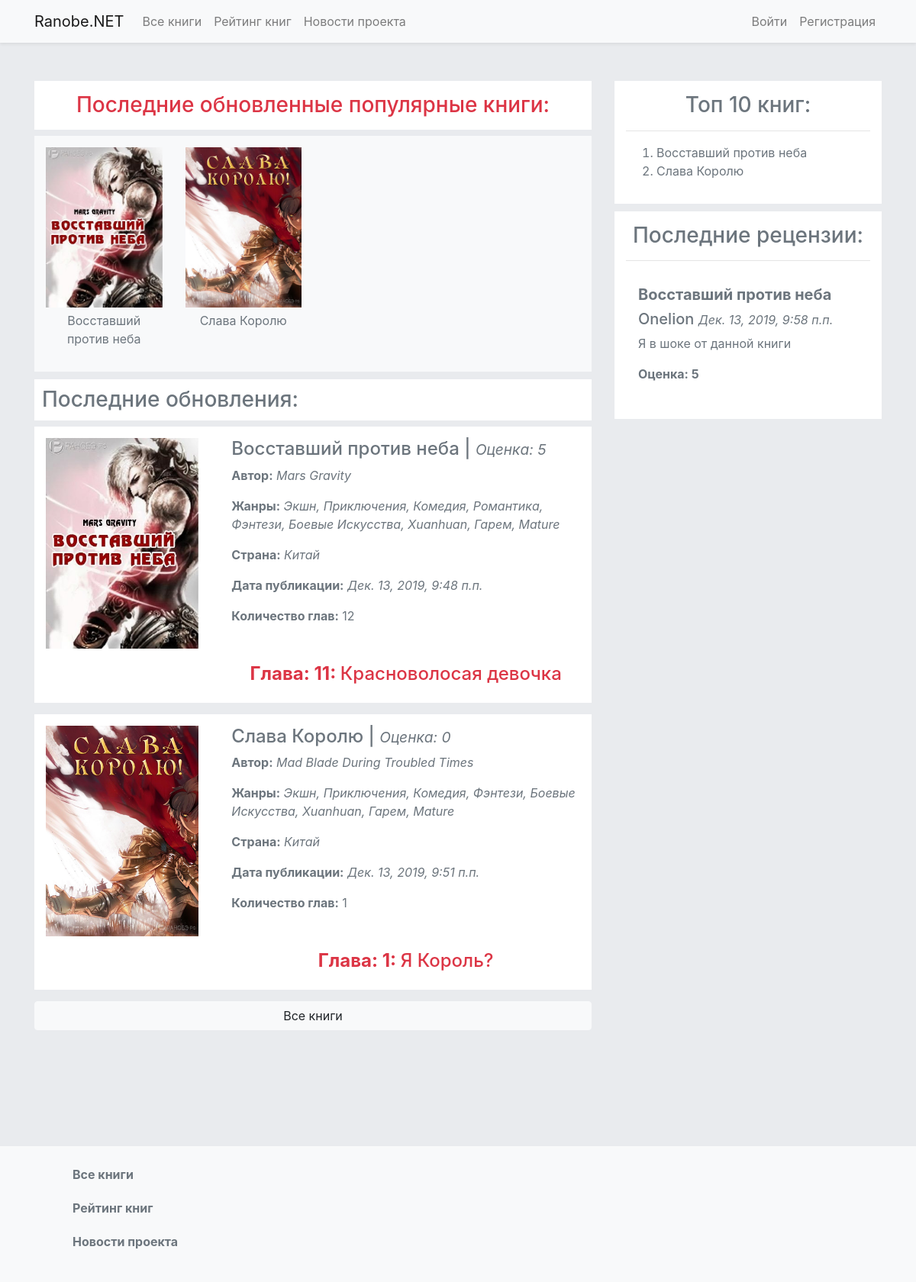
The page / on the database its author committed.
### ranobe/apps/catalog/models.py (models this page shows, shortened)
class Book(models.Model):
	title = models.CharField('Название', max_length = 100)
	author = models.ForeignKey(Author, verbose_name = 'Автор', on_delete = models.CASCADE, null = True)
	summary = models.TextField('Описание', max_length = 500, help_text = 'Краткое описание данной книги.')
	genre = models.ManyToManyField(Genre, help_text = 'Жанры данной книги.')
	country = models.ForeignKey(Country, on_delete = models.SET_NULL, null = True)
	pub_date = models.DateTimeField('Дата публикации', auto_now_add = True)
	publisher = models.ForeignKey(User, on_delete = models.CASCADE)
	book_rating = models.IntegerField('Средняя оценка данной книги', default = 0)
	image = models.ImageField('Изображение книги', upload_to = 'images/books', null = True, blank = True)
	last_pub_date = models.DateTimeField('Дата публикации последней главы', null = True, blank = True)
	class Meta:
		verbose_name = 'Книга'
		verbose_name_plural = 'Книги'
	def get_absolute_url(self):
		return reverse('book-detail', args = [str(self.id)])
	def get_last_chapter(self):
		get_chapters = Chapter.objects.filter(book_id = self.id).all()
		get_last_chapter = get_chapters.order_by('-pub_date')[:1]
		return get_last_chapter

class Author(models.Model):
	nickname = models.CharField('Никнейм', max_length = 100)
	class Meta:
		verbose_name = 'Автор'
		verbose_name_plural = 'Авторы'
	class Meta:
		verbose_name = 'Автор'

class Genre(models.Model):
	name = models.CharField('Название', max_length = 100, help_text = 'Введите название жанра.')
	class Meta:
		verbose_name = 'Жанр'
		verbose_name_plural = 'Жанры'

class Country(models.Model):
	name = models.CharField('Страна', max_length = 100, help_text = 'Введите название страны.')
	class Meta:
		verbose_name = 'Страна'
		verbose_name_plural = 'Страны'
	def __str__ (self):
		return self.name

class Chapter(models.Model):
	book = models.ForeignKey("Book", on_delete = models.CASCADE)
	title = models.CharField('Навзание', max_length = 100)
	price = models.IntegerField('Цена', validators = [MinValueValidator(0)], default = 0)
	pub_date = models.DateTimeField('Дата публикации', auto_now_add = True)
	content = models.TextField('Содержание главы', default = 'Содержание главы...')
	number = models.IntegerField('Номер главы', validators = [MinValueValidator(1)], null = True, blank = True)
	pay_users = models.ManyToManyField(User, blank = True, help_text = 'Пользователи, что купили данную главу')
	AVAILABILITY_STATUS = (
		('f', 'Бесплатный'),
		('p', 'Платный'),
	)
	status = models.CharField('Статус', max_length = 1, choices = AVAILABILITY_STATUS, default = 'f', help_text = 'Статус главы')
	class Meta:
		verbose_name = 'Глава'
		verbose_name_plural = 'Главы'

class Review(models.Model):
	author = models.ForeignKey(User, on_delete = models.CASCADE, null = True, blank = True)
	title = models.CharField('Навзание рецензии', max_length = 100)
	content = models.TextField('Содержание рецензии')
	pub_date = models.DateTimeField('Дата публикации', auto_now_add = True)
	rating = models.IntegerField('Оценка', validators = [MinValueValidator(0), MaxValueValidator(5)], help_text = 'Оценка пользователья к данной книге ( 1 - 5)')
	book = models.ForeignKey('Book', on_delete = models.CASCADE)
	class Meta:
		verbose_name = 'Резенция'
		verbose_name_plural = 'Резенции'

### ranobe/views.py (the view, shortened to what this page needs)
# urls.py: url(r'^$', views.index, name = 'main-page'),
def index(request):
	last_updated_top_books = Book.objects.order_by('-last_pub_date').order_by('-book_rating')[:4]
	top_books = Book.objects.order_by('-book_rating')[:10]
	lasted_reviews = Review.objects.order_by('-pub_date')[:5]
	last_updated_books = Book.objects.order_by('-last_pub_date')[:20]
	readed_book_count = 0
	tmp = 'light_template.html'
	return render(
		request,
		'index.html',
		context = { 'last_updated_top_books' 	: last_updated_top_books,
					'top_books' 				: top_books,
					'lasted_reviews' 			: lasted_reviews,
					'tmp' 						: tmp,
					'readed_book_count' 		: readed_book_count,
					'last_updated_books' 		: last_updated_books,
		}
	)

### ranobe/templates/index.html (shortened to what this page needs)
{% extends tmp %}
{% block content %}
	<h3 class="text-danger update-header" style="text-align: center; padding: 15px; margin-top: 0">Последние обновленные популярные книги:</h3>
	<div class="top_last_updates">
		<div class="row">
			{% for book in last_updated_top_books %}
				<div class="col-md-3">
					<a href="{{ book.get_absolute_url }}"><img src="{{ book.image.url }}" alt="book image" width="100%"></a>
					<p class="book-title text-secondary"><a href="{{ book.get_absolute_url }}" class="text-secondary">{{ book.title }}</a></p>
				</div>
			{% endfor %}
		</div>
	</div>
	<h3 class="text-secondary update-header" style="margin-top: 10px;">Последние обновления:</h3>
	<div class="updated-books">
		{% for book in last_updated_books %}
			<div class="book-block">
				<div class="row">
					<div class="col-md-4">
						<a href="{{ book.get_absolute_url }}"><img src="{{ book.image.url }}" alt="book image" width="200px;" class="img-fluid"></a>
					</div>
					<div class="col-md-8">
						<a href="{{ book.get_absolute_url }}" class="text-secondary"><h4 class="text-secondary">{{ book.title }} | <small><i>Оценка: {{ book.book_rating }}</i></small></h4></a>
						<p class="text-secondary"><b>Автор:</b> <i>{{ book.author.nickname }}</i></p>
						<p class="text-secondary"><b>Жанры:</b> <i>
							{% for genre in book.genre.all %}
								<a href="#" class="text-secondary">{{ genre.name }}{% if not forloop.last %}, {% endif %}</a>
							{% endfor %}
						</i></p>
						<p class="text-secondary"><b>Страна:</b> <i>{{ book.country }}</i></p>
						<p class="text-secondary"><b>Дата публикации:</b> <i>{{ book.pub_date }}</i></p>
						<p class="text-secondary"><b>Количество глав:</b> {{book.chapter_set.count}}</p>
						<h4 class="book-last-update text-danger">
							{% if book.get_last_chapter.0.number is not null %}
								<b>Глава: {{ book.get_last_chapter.0.number }}: </b>{{ book.get_last_chapter.0.title }}
							{% else %}
								{{ book.get_last_chapter.0.title }}
							{% endif %}
						</h4>
					</div>
				</div>
			</div>
		{% endfor %}
		<center>
			<a href="{% url 'books' %}"><button class="btn {% if user.userprofile.theme == 'd' %} btn-dark {% else %} btn-light {% endif %} btn-block">Все книги</button></a>
		</center>
	</div>
{% endblock %}
{% block sidebar %}
	<aside>
		<h3  class="text-secondary">Топ 10 книг:</h3>
		<hr>
		<ol>
			{% for book in top_books %}
				<li  class="text-secondary" >{{ book.title }}</li>
			{% endfor %}
		</ol>
	</aside>
	<aside>
		<h3 class="text-secondary" >Последние рецензии:</h3>
		<hr>
		{% for review in lasted_reviews %}
			<div class="media p-3">
				<div class="media-body">
					<h5 class="text-secondary"><b>{{ review.book.title }}</b></h5>
					<h5 class="text-secondary">{{ review.author.username }} <small><i>{{ review.pub_date }}</i></small></h5>
					<p class="text-secondary">{{ review.title }}</p>
					<p class="text-secondary"><b>Оценка: {{ review.rating }}</b></p>
				</div>
			</div>
		{% endfor %}
	</aside>
{% endblock %}

### ranobe/templates/light_template.html (shortened to what this page needs)
<!DOCTYPE html>
<html lang="ru">
<head>
	<link rel="stylesheet" href="https://maxcdn.bootstrapcdn.com/bootstrap/4.4.1/css/bootstrap.min.css">
	{% load static %}
	<link rel="stylesheet" href="{% static 'css/light_style.css' %}">
</head>
<body>
	<div class="page-content">
		{% block header_navigation %}
			<nav class="navbar navbar-expand-md bg-light navbar-light shadow-sm">
				<div class="container">
					<a class="navbar-brand" href="{% url 'main-page' %}">Ranobe.NET</a>
					<div class="collapse navbar-collapse" id="collapsivleNavbar">
						<ul class="navbar-nav mr-auto">
							<li class="nav-item">
								<a href="{% url 'books' %}" class="nav-link">Все книги</a>
							</li>
							<li class="nav-item">
								<a href="#" class="nav-link">Рейтинг книг</a>
							</li>
							<li class="nav-item">
								<a href="#" class="nav-link">Новости проекта</a>
							</li>
						</ul>
						<ul class="navbar-nav">
							{% if user.is_authenticated %}
								<li class="navbar-item">
									<img src='{{ user.userprofile.avatar.url}}' alt="user-avatar" width="40px" height="40px" style="border-radius: 50%">
								</li>
								<li class="nav-item dropdown">
									<a class="nav-link dropdown-toggle" href="#" id="navbardrop" data-toggle="dropdown">
										{{ user.get_username }}
									</a>
									<div class="dropdown-menu">
										{% if perms.superuser %}
											<a href="/admin" class="dropdown-item text-danger"><b>ADMIN</b></a>
										{% elif user.is_staff %}
											<a href="/admin" class="dropdown-item text-danger"><b>ADMIN</b></a>
										{% endif %}
										<a class="dropdown-item" href="#">Профиль</a>
										<a class="dropdown-item" href="#">Настройки</a>
										<div class="dropdown-divider"></div>
										<a class="dropdown-item" href="{% url 'logout' %}?next={{ request.path }}">Выход</a>
									</div>
								</li>
							{% else %}
								<li class="navbar-item">
									<a href="{% url 'login' %}?next={{ request.path }}" class="nav-link">Войти</a>
								</li>
								<li class="navbar-item">
									<a href="#" class="nav-link">Регистрация</a>
								</li>
							{% endif %}
						</ul>
					</div>
				</div>
			</nav>
		{% endblock %}
		{% block main_content %}
			<div class="container">
				<div class="main-content">
					<div class="row">
						<div class="col-md-8">
							<div class="content">
								{% block content %}content{% endblock %}
							</div>
						</div>
						<div class="col-md-4">
							{% block sidebar %}{% endblock %}
						</div>
					</div>
				</div>
			</div>
		{% endblock %}
		{% block footer %}
			<footer>
				<div class="container">
					<ul class="footer-nav">
						<li>
							<a href="{% url 'books' %}" class="text-secondary">Все книги</a>
						</li>
						<li>
							<a href="#" class="text-secondary">Рейтинг книг</a>
						</li>
						<li>
							<a href="#" class="text-secondary">Новости проекта</a>
						</li>
					</ul>
				</div>
			</footer>
		{% endblock %}
	</div>
</body>
</html>

### ranobe/static/css/light_style.css (style rules this page uses)
html { position: relative; min-height: 100%; }
body { background: #e9ebee; }
.main-content { padding-top: 50px; min-height: 100%; padding-bottom: 300px; }
.top_last_updates { background: #f8f9fa; padding: 15px; }
.book-title { text-align: center; margin-top: 5px; }
.update-header { padding: 10px; background: #fff; }
.book-block { background: #fff; padding: 15px; margin-bottom: 15px; }
.book-last-update { text-align: center; margin-top: 50px; }
.updated-books { margin-bottom: 30px; }
aside { background: #fff; padding: 15px; margin-bottom: 10px; }
aside h3 { margin-bottom: 10px; text-align: center; }
footer { width: 100%; background: #f8f9fa; margin-top: 50px; padding: 15px; position: absolute; bottom: 0; }
.footer-nav { list-style-type: none; }
.footer-nav li { padding: 10px; font-weight: bold; }

### rows shown on the page
Book: image (picture), title "Восставший против неба", book_rating "5", author.nickname "Mars Gravity", country "Китай", pub_date "Дек. 13, 2019, 9:48 п.п.", chapter_set.count "12", get_last_chapter.0.number "11", get_last_chapter.0 "Красноволосая девочка"
Book: image (picture), title "Слава Королю", book_rating "0", author.nickname "Mad Blade During Troubled Times", country "Китай", pub_date "Дек. 13, 2019, 9:51 п.п.", chapter_set.count "1", get_last_chapter.0.number "1", get_last_chapter.0 "Я Король?"
Genre: name "Экшн"
Genre: name "Приключения"
Genre: name "Комедия"
Genre: name "Романтика"
Genre: name "Фэнтези"
Genre: name "Боевые Искусства"
Genre: name "Xuanhuan"
Genre: name "Гарем"
Genre: name "Mature"
Review: book "Восставший против неба", author.username "Onelion", pub_date "Дек. 13, 2019, 9:58 п.п.", title "Я в шоке от данной книги", rating "5"
